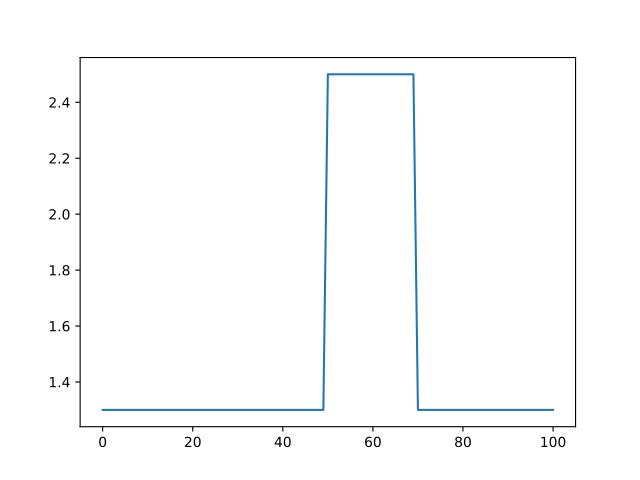

This figure's Python source:
import power1d

obj = power1d.geom.SquarePulse( Q=101, q0=50, q1=70, x0=1.3, x1=2.5 )
obj.plot()
